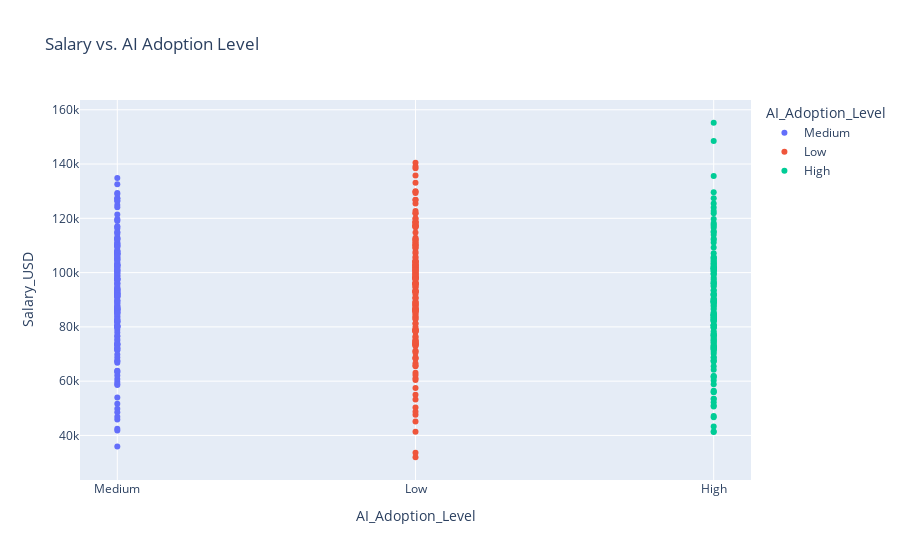

Notebook code for this chart:
### Code cell
fig = px.scatter(job_Market, x ='AI_Adoption_Level', 
                 y = 'Salary_USD', 
                 color = 'AI_Adoption_Level', 
                 title = "Salary vs. AI Adoption Level",
                height = 1000
                )
fig.show()

### Figure 1 — Plotly figure (JSON) as saved in the notebook; plotly's stock layout.template omitted (floating-point values rounded to 4 significant figures; data arrays with more than 128 entries replaced by an {"elided": "..."} marker saying what was removed)
{"data": [{"hovertemplate": "AI_Adoption_Level=%{x}<br>Salary_USD=%{y}<extra></extra>", "legendgroup": "Medium", "marker": {"color": "#636efa", "symbol": "circle"}, "mode": "markers", "name": "Medium", "orientation": "v", "showlegend": true, "type": "scatter", "x": {"elided": "179 str values"}, "xaxis": "x", "y": {"elided": "179 float values"}, "yaxis": "y"}, {"hovertemplate": "AI_Adoption_Level=%{x}<br>Salary_USD=%{y}<extra></extra>", "legendgroup": "Low", "marker": {"color": "#EF553B", "symbol": "circle"}, "mode": "markers", "name": "Low", "orientation": "v", "showlegend": true, "type": "scatter", "x": {"elided": "174 str values"}, "xaxis": "x", "y": {"elided": "174 float values"}, "yaxis": "y"}, {"hovertemplate": "AI_Adoption_Level=%{x}<br>Salary_USD=%{y}<extra></extra>", "legendgroup": "High", "marker": {"color": "#00cc96", "symbol": "circle"}, "mode": "markers", "name": "High", "orientation": "v", "showlegend": true, "type": "scatter", "x": {"elided": "147 str values"}, "xaxis": "x", "y": {"elided": "147 float values"}, "yaxis": "y"}], "layout": {"autosize": true, "legend": {"title": {"text": "AI_Adoption_Level"}, "tracegroupgap": 0}, "title": {"text": "Salary vs. AI Adoption Level"}, "xaxis": {"anchor": "y", "autorange": true, "categoryarray": ["Medium", "Low", "High"], "categoryorder": "array", "domain": [0, 1], "range": [-0.122, 2.122], "title": {"text": "AI_Adoption_Level"}, "type": "category"}, "yaxis": {"anchor": "x", "autorange": true, "domain": [0, 1], "range": [24420.0, 162800.0], "title": {"text": "Salary_USD"}, "type": "linear"}}}
